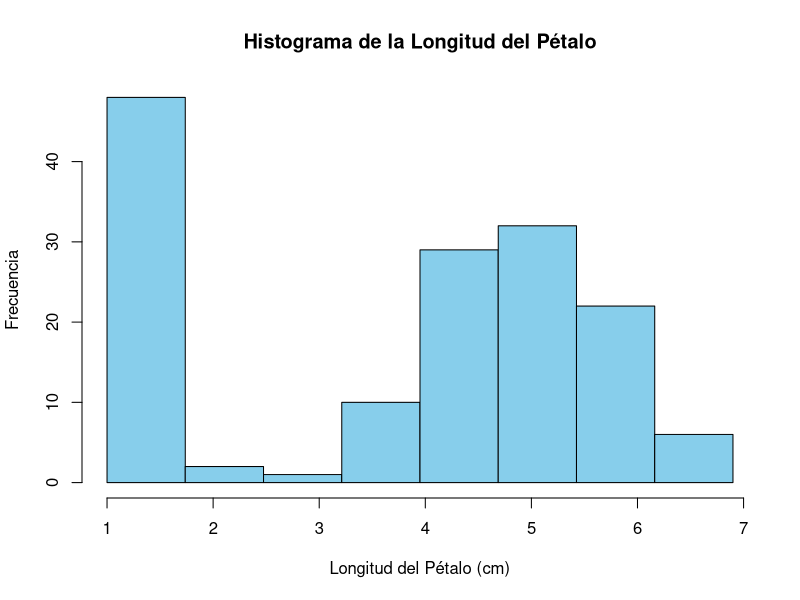
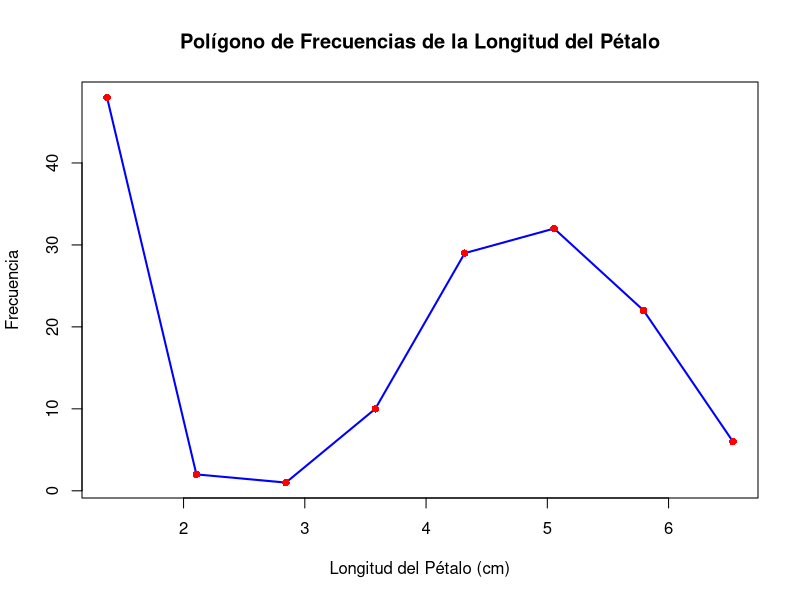
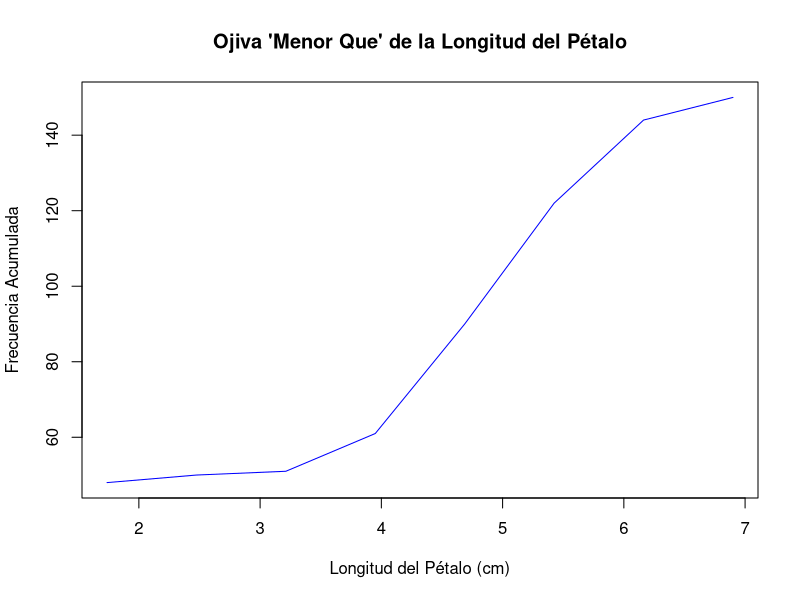
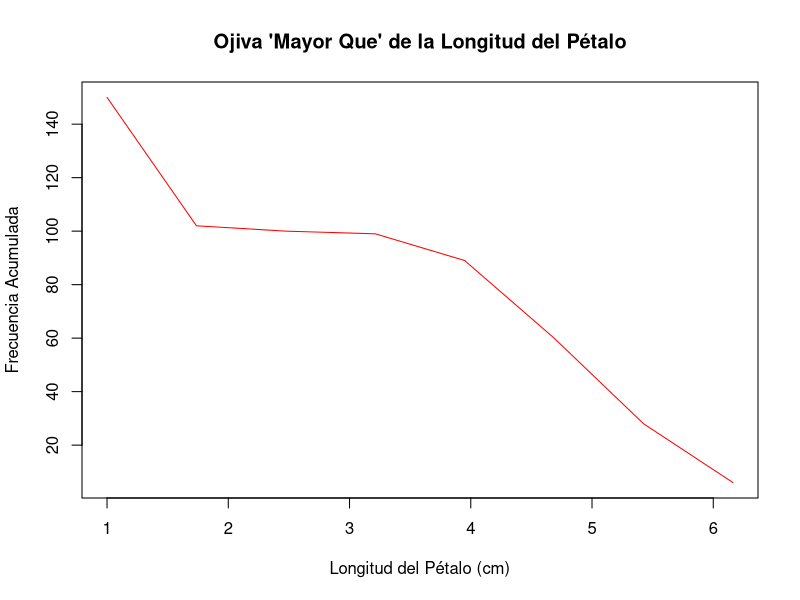
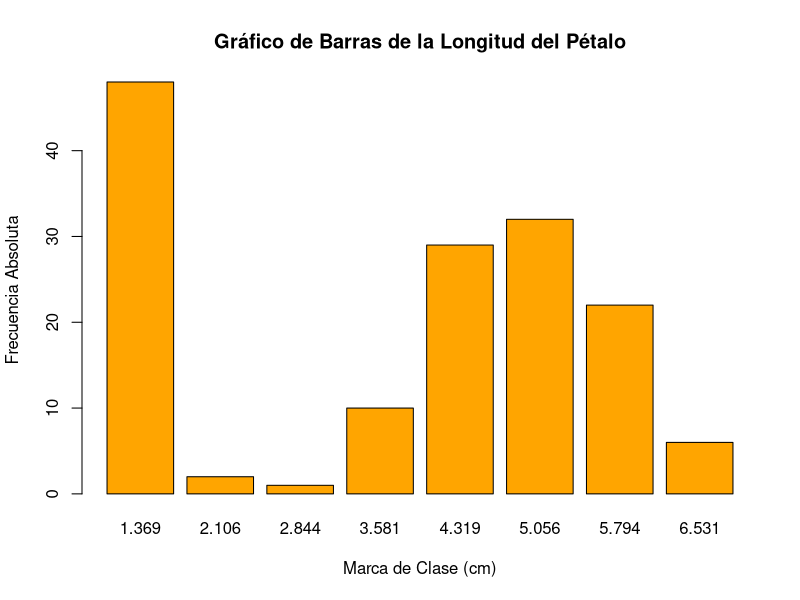

These charts were generated, in order, by the following R code:
## ---- chunk 1
# Instalación y carga de paquetes necesarios
## Para manipulación y visualización de datos
if (!require(tidyverse)) install.packages("tidyverse")
## Para estadísticas exportar archivos en excel
if (!require(writexl)) install.packages("writexl")

## ---- chunk 2
# Cargar el dataset iris
data(iris)

# Extraer la variable longitud de pétalo
longitud_petalo <- iris$Petal.Length

## ---- chunk 3
# Función para calcular parámetros de agrupamiento
calcular_parametros_agrupamiento <- function(datos) {
  n <- length(datos)
  x_min <- min(datos)
  x_max <- max(datos)
  rango <- x_max - x_min
  
  # Regla de Sturges para número de clases
  k <- round(1 + 3.322 * log10(n))
  
  # Amplitud de clase
  amplitud <- rango / k
  
  return(list(
    n = n,
    x_min = x_min,
    x_max = x_max,
    rango = rango,
    k = k,
    amplitud = amplitud
  ))
}




## ---- chunk 4
# Aplicar función
parametros <- calcular_parametros_agrupamiento(longitud_petalo)
# Visualizar el resultado
parametros
## ---- chunk 5
# Función para construir tabla de frecuencias
construir_tabla_frecuencias <- function(datos, parametros) {
  # Crear límites de clase
  limite_inferior <- seq(parametros$x_min, 
                        parametros$x_max - parametros$amplitud, 
                        by = parametros$amplitud)
  limite_superior <- seq(parametros$x_min + parametros$amplitud, 
                        parametros$x_max, 
                        by = parametros$amplitud)
  
  # Ajustar último límite superior
  limite_superior[length(limite_superior)] <- parametros$x_max
  
  # Calcular marcas de clase
  marca_clase <- (limite_inferior + limite_superior) / 2
  
  # Calcular frecuencias absolutas usando cut()
  intervalos <- cut(datos, 
                   breaks = c(limite_inferior, parametros$x_max),
                   include.lowest = TRUE,
                   right = FALSE)
  frecuencia_absoluta <- as.numeric(table(intervalos))
  
  # Calcular frecuencias derivadas
  frecuencia_relativa <- frecuencia_absoluta / parametros$n
  frecuencia_acumulada <- cumsum(frecuencia_absoluta)
  fi_xi <- frecuencia_absoluta * marca_clase
  fi_xi2 <- frecuencia_absoluta * (marca_clase^2)
  
  # Crear tabla
  tabla <- data.frame(
    Clase = 1:parametros$k,
    Limite_Inferior = limite_inferior,
    Limite_Superior = limite_superior,
    Marca_Clase = round(marca_clase, 3),
    Frecuencia_Absoluta = frecuencia_absoluta,
    Frecuencia_Relativa = round(frecuencia_relativa, 4),
    Frecuencia_Acumulada = frecuencia_acumulada,
    fi_xi = round(fi_xi, 3),
    fi_xi2 = round(fi_xi2, 3)
  )
  
  return(tabla)
}


## ---- chunk 6
# Construir tabla de frecuencias
tabla_freq <- construir_tabla_frecuencias(longitud_petalo, parametros)

# Mostrar tabla
tabla_freq
## ---- chunk 7
# Exportar la tabla de frecuencias
write_xlsx(tabla_freq, "tabla_frecuencias.xlsx")
## ---- chunk 8
# Función para calcular medidas de tendencia central
calcular_tendencia_central <- function(tabla, parametros) {
  # Media aritmética
  media <- sum(tabla$fi_xi) / parametros$n
  
  # Mediana
  posicion_mediana <- parametros$n / 2
  clase_mediana <- which(tabla$Frecuencia_Acumulada >= posicion_mediana)[1]
  fa_anterior <- ifelse(clase_mediana == 1, 0, 
                       tabla$Frecuencia_Acumulada[clase_mediana - 1])
  
  mediana <- tabla$Limite_Inferior[clase_mediana] + 
            ((posicion_mediana - fa_anterior) / 
             tabla$Frecuencia_Absoluta[clase_mediana]) * parametros$amplitud
  
  # Moda
  clase_modal <- which.max(tabla$Frecuencia_Absoluta)
  d1 <- tabla$Frecuencia_Absoluta[clase_modal] - 
       ifelse(clase_modal == 1, 0, 
              tabla$Frecuencia_Absoluta[clase_modal - 1])
  d2 <- tabla$Frecuencia_Absoluta[clase_modal] - 
       ifelse(clase_modal == parametros$k, 0, 
              tabla$Frecuencia_Absoluta[clase_modal + 1])
  
  moda <- tabla$Limite_Inferior[clase_modal] + 
         (d1 / (d1 + d2)) * parametros$amplitud
  
  return(list(media = media, mediana = mediana, moda = moda))
}


## ---- chunk 9
# Calcular medidas
tendencia <- calcular_tendencia_central(tabla_freq, parametros)

# Mostrar resultados 
tendencia
## ---- chunk 10
# Función para calcular medidas de dispersión
calcular_dispersion <- function(tabla, parametros, media) {
  # Rango aproximado
  rango_aprox <- tabla$Limite_Superior[parametros$k] - 
                tabla$Limite_Inferior[1]
  
  # Varianza
  varianza <- (sum(tabla$fi_xi2) - (sum(tabla$fi_xi)^2 / parametros$n)) / 
             (parametros$n - 1)
  
  # Desviación estándar
  desviacion_std <- sqrt(varianza)
  
  # Coeficiente de variación
  cv <- (desviacion_std / media) * 100
  
  return(list(
    rango = rango_aprox,
    varianza = varianza,
    desviacion_std = desviacion_std,
    cv = cv
  ))
}


## ---- chunk 11
# Calcular medidas de dispersión
dispersion <- calcular_dispersion(tabla_freq, parametros, tendencia$media)

# Mostrar los resultados
dispersion
## ---- chunk 12
# Función para calcular cuartiles y percentiles
calcular_posicion_relativa <- function(tabla,
                                       parametros, posicion, 
                                       tipo = "cuartil") {
  if (tipo == "cuartil") {
    pos_valor <- posicion * parametros$n / 4
  } else if (tipo == "percentil") {
    pos_valor <- posicion * parametros$n / 100
  }
  
  clase_objetivo <- which(tabla$Frecuencia_Acumulada >= pos_valor)[1]
  fa_anterior <- ifelse(clase_objetivo == 1, 0, 
                       tabla$Frecuencia_Acumulada[clase_objetivo - 1])
  
  valor <- tabla$Limite_Inferior[clase_objetivo] + 
          ((pos_valor - fa_anterior) / 
           tabla$Frecuencia_Absoluta[clase_objetivo]) * parametros$amplitud
  
  return(valor)
}


## ---- chunk 13
# Calcular Q1 y P80
Q1 <- calcular_posicion_relativa(tabla_freq, parametros, 1, "cuartil");Q1
P80 <- calcular_posicion_relativa(tabla_freq, parametros, 80, "percentil");P80


## ---- chunk 14
hist(longitud_petalo, 
     breaks = seq(min(iris$Petal.Length), 
                  max(iris$Petal.Length), 
                  length.out = parametros$k + 1),
     main = "Histograma de la Longitud del Pétalo",
     xlab = "Longitud del Pétalo (cm)",
     ylab = "Frecuencia",
     col = "skyblue",
     border = "black")
## ---- chunk 15

# Crear el polígono de frecuencias
plot(tabla_freq$Marca_Clase,
     tabla_freq$Frecuencia_Absoluta, 
     type = "l",  # "l" para líneas
     main = "Polígono de Frecuencias de la Longitud del Pétalo",
     xlab = "Longitud del Pétalo (cm)",
     ylab = "Frecuencia",
     col = "blue",
     lwd = 2)  # Grosor de la línea

# Agregar puntos en las marcas de clase
points(tabla_freq$Marca_Clase,
       tabla_freq$Frecuencia_Absoluta, 
       col = "red", pch = 16)  
# pch = 16 para círculos rellenos
## ---- chunk 16
# Ojiva "Menor Que"
plot(tabla_freq$Limite_Superior, tabla_freq$Frecuencia_Acumulada, 
     type = "l",
     main = "Ojiva 'Menor Que' de la Longitud del Pétalo",
     xlab = "Longitud del Pétalo (cm)",
     ylab = "Frecuencia Acumulada",
     col = "blue")

# Ojiva "Mayor Que"
frecuencia_acumulada_mayor_que <- rev(cumsum(rev(tabla_freq$Frecuencia_Absoluta)))
plot(tabla_freq$Limite_Inferior, frecuencia_acumulada_mayor_que,
     type = "l",
     main = "Ojiva 'Mayor Que' de la Longitud del Pétalo",
     xlab = "Longitud del Pétalo (cm)",
     ylab = "Frecuencia Acumulada",
     col = "red")

## ---- chunk 17
barplot(tabla_freq$Frecuencia_Absoluta,
        names.arg = tabla_freq$Marca_Clase,
        main = "Gráfico de Barras de la Longitud del Pétalo",
        xlab = "Marca de Clase (cm)",
        ylab = "Frecuencia Absoluta",
        col = "orange",
        border = "black")
